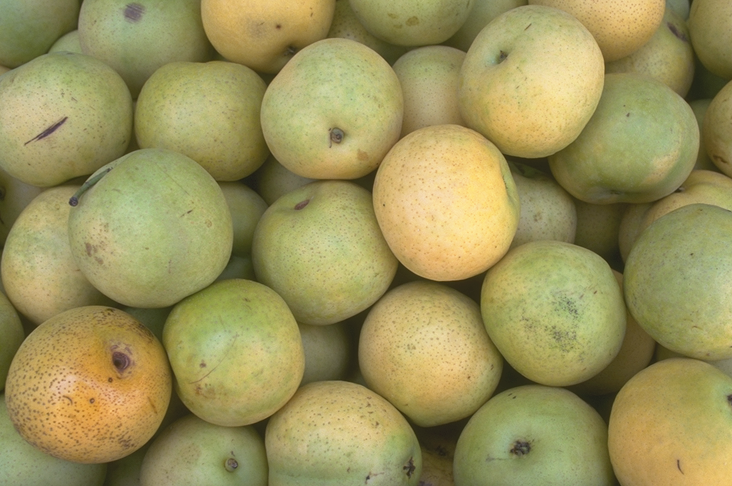
#> input picture Counting Pears/pears.png, 732 x 486 px
$ python CountingPears.py
#> lines starting #> are read from the running program, lines starting #| are printed output that depends on the picture; after the words box and inside, x2 and y2 are one past the last pixel; in counts of white or black regions, pixels touching at a corner belong together
# %% IMPORTS
import cv2
import matplotlib.pyplot as plt
import numpy as np
import skimage.morphology as morph

# %% COUNT PEARS
def countPears(img):
    # apply edge preserving smoothing filter
    bil_img = cv2.bilateralFilter(img, 25, 75, 75)

    # histogram plot of img to determine threshold
    # plt.hist(img.ravel(), bins = img.max())
    # plt.title('Histogram of the input image')
    # plt.show()

    # binary thresholding based on histogram
    th_img = np.zeros_like(bil_img)
    th_img[bil_img <= 120.0] = 0
    th_img[bil_img > 120.0] = 1

    # split the image into four regions
    strel = morph.disk(3) # using disk strel to better structure the circular pears

    #...upper left...
    th_img[:int(img.shape[0]/2), :int(img.shape[1]/2)] = cv2.dilate(cv2.erode(th_img[:int(img.shape[0]/2), :int(img.shape[1]/2)], strel, iterations=12), strel, iterations=10) # seperating pears

    #...lower left...
    th_img[int(img.shape[0]/2):, :int(img.shape[1]/2)] = cv2.erode(cv2.dilate(th_img[int(img.shape[0]/2):, :int(img.shape[1]/2)], morph.disk(2), iterations=6), morph.disk(3), iterations=7) # filling holes
    th_img[int(img.shape[0]/2):, :int(img.shape[1]/2)] = cv2.dilate(cv2.erode(th_img[int(img.shape[0]/2):, :int(img.shape[1]/2)], strel, iterations=10), strel, iterations=10) # seperating pears

    #...upper right...
    th_img[:int(img.shape[0]/2), int(img.shape[1]/2):] = cv2.dilate(cv2.erode(th_img[:int(img.shape[0]/2), int(img.shape[1]/2):], strel, iterations=15), strel, iterations=10) # seperating pears

    #...lower right...
    th_img[int(img.shape[0]/2):, int(img.shape[1]/2):] = cv2.erode(cv2.dilate(th_img[int(img.shape[0]/2):, int(img.shape[1]/2):], morph.disk(2), iterations=6), morph.disk(3), iterations=6) # filling holes
    th_img[int(img.shape[0]/2):, int(img.shape[1]/2):] = cv2.dilate(cv2.erode(th_img[int(img.shape[0]/2):, int(img.shape[1]/2):], strel, iterations=10), strel, iterations=10) # seperating pears

    # apply final segmentation to entire img for touch-ups
    th_img = cv2.dilate(cv2.erode(th_img, strel, iterations=15), strel, iterations=14) # seperating pears
    # plt.imshow(th_img, cmap = 'gray')
    # plt.show()

    # get stats of segmented img
    num_objects, objects, stats, centers = cv2.connectedComponentsWithStats(th_img)

    # find the (x,y) coordinates of pears and their areas
    pear_x = [center[0] for center in centers]
    pear_y = [center[1] for center in centers]
    pear_size = [stat[-1] for stat in stats]

    return pear_x, pear_y, pear_size
#

# %% MAIN
# read in img
pears = cv2.imread('pears.png', cv2.IMREAD_GRAYSCALE)
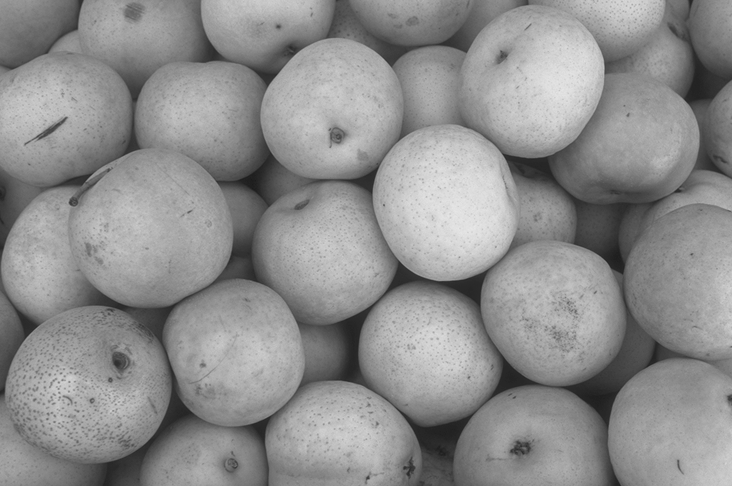
#> pears: shape (486, 732); min 27, max 232, mean 142
plt.imshow(pears, cmap = 'gray')
plt.show()

# call pear function
x, y, area = countPears(pears)
#> in countPears, `bil_img = cv2.bilateralFilter(img, 25, 75, 75)`:
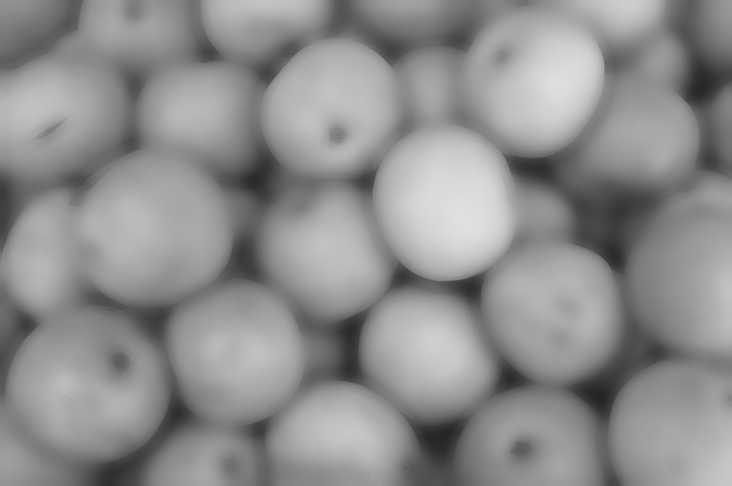
#> bil_img: shape (486, 732); min 37, max 224, mean 142.2
#> in countPears, `th_img[:int(img.shape[0]/2), :int(img.shape[1]/2)] = cv2.dilate(cv2.er..`:
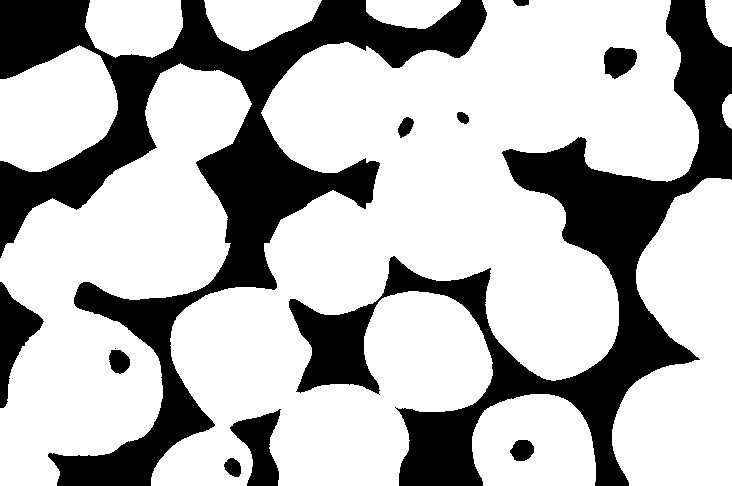
#> th_img: shape (486, 732); values 0 (black) and 1 (white), 71% white; 12 black regions (1 under 20 px), largest, box (x1, y1, x2, y2) and area: (0, 0, 487, 486) 52232, (289, 0, 732, 486) 44174, (0, 282, 44, 408) 2361
#> in countPears, `th_img[int(img.shape[0]/2):, int(img.shape[1]/2):] = cv2.dilate(cv2.er..`:
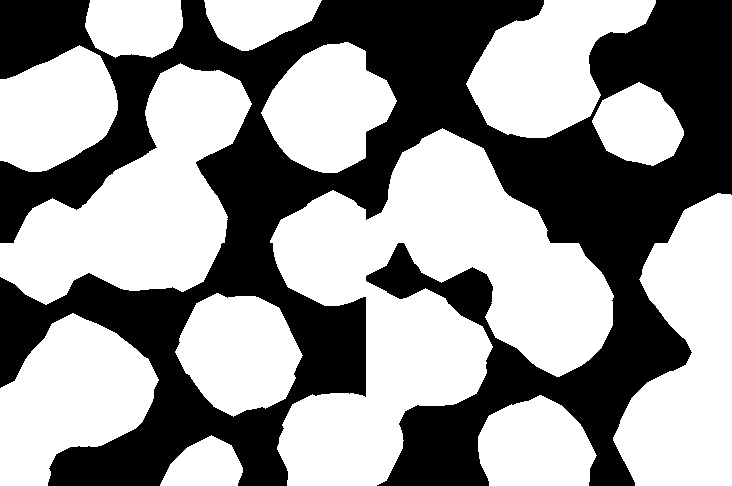
#> th_img: shape (486, 732); values 0 (black) and 1 (white), 57.9% white; 1 black region, box (x1, y1, x2, y2) and area: (0, 0, 732, 486) 149789
#> in countPears, `num_objects, objects, stats, centers = cv2.connectedComponentsWithStat..`:
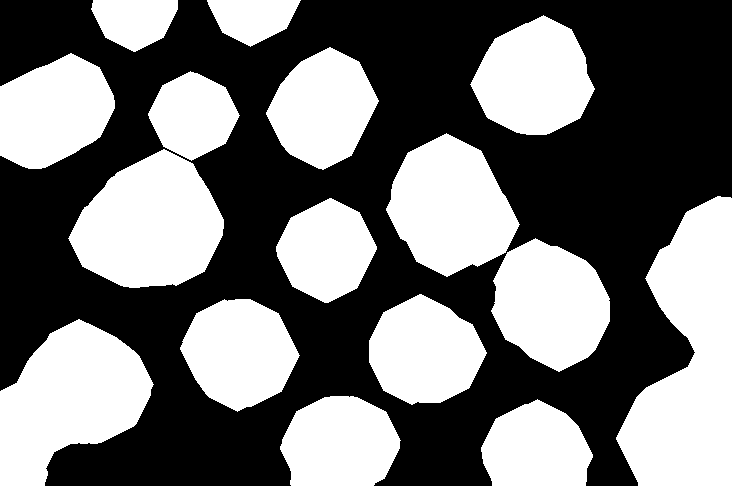
#> th_img: shape (486, 732); values 0 (black) and 1 (white), 45.1% white; 16 white regions, largest, box (x1, y1, x2, y2) and area: (616, 196, 732, 486) 21739, (0, 319, 154, 486) 16101, (68, 149, 224, 288) 15073
#> x = [372.9, 134.1, 252.5, 533.7, 322.6, 53.21, 192.8, 450.2, 149.5, 689.7, 325.8, 550.2, 424.3, 239, 68.51, 339.5, 535.8]; y = [221.4, 20.3, 17.63, 78.32, 108.2, 111.6, 115.1, 206.6, 224.5, 360.3, 250, 303.9, 351.5, 352.3, 399.6, 443.2, 448.3]; area = [195350, 3281, 2953, 10485, 9147, 9774, 5538, 12777, 15073, 21739, 7268, 11282, 9355, 9475, 16101, 8714, 7440]
print(f'There are {len(x)} pears with x coordinates {x} and y coordinates {y}\n')
#> (printed output is left out)
print(f'The pears have areas {area}\n')
#| The pears have areas [195350, 3281, 2953, 10485, 9147, 9774, 5538, 12777, 15073, 21739, 7268, 11282, 9355, 9475, 16101, 8714, 7440]
